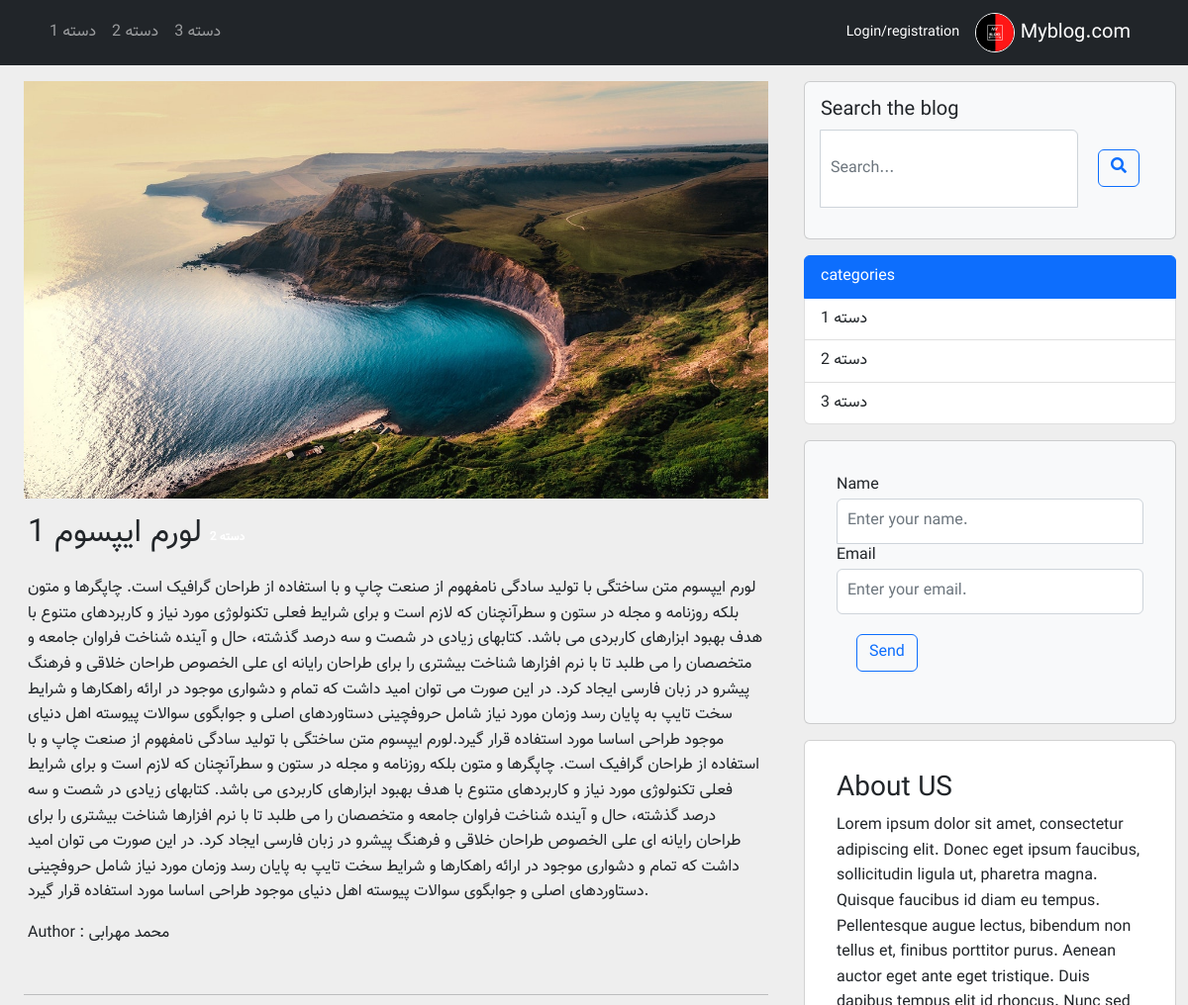
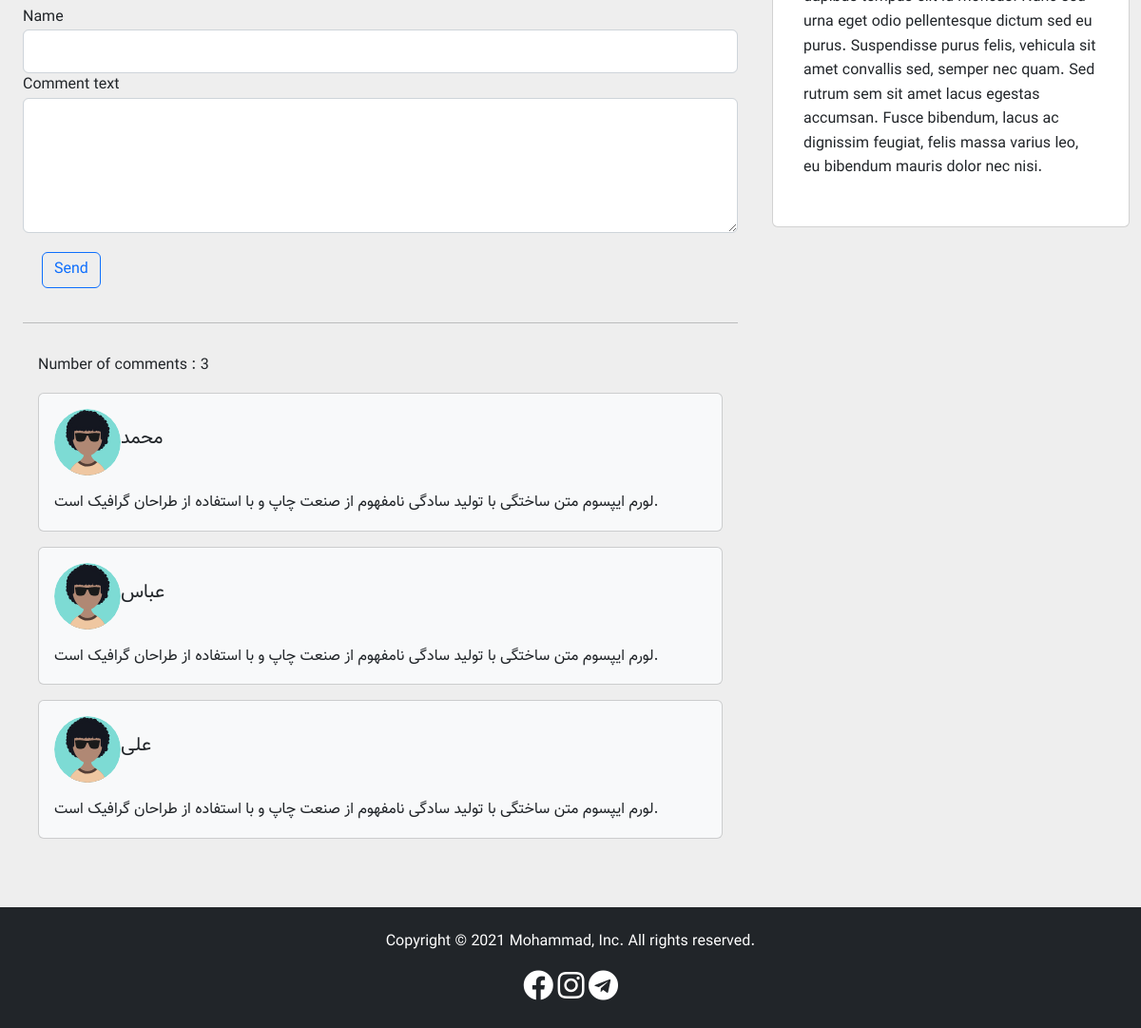
Page /single.php?post=1 on the earlier database version (2 pictures, top to bottom).
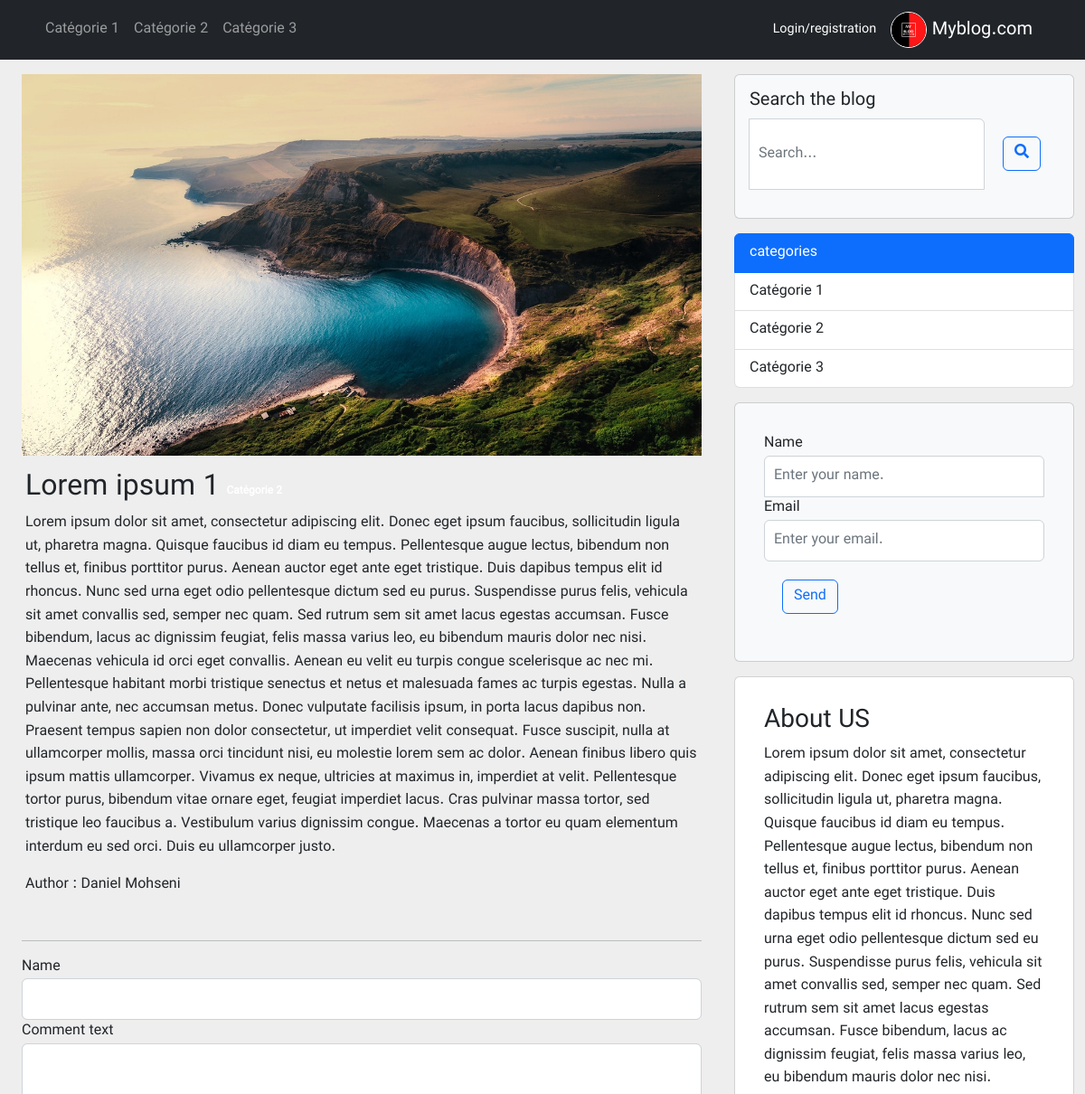
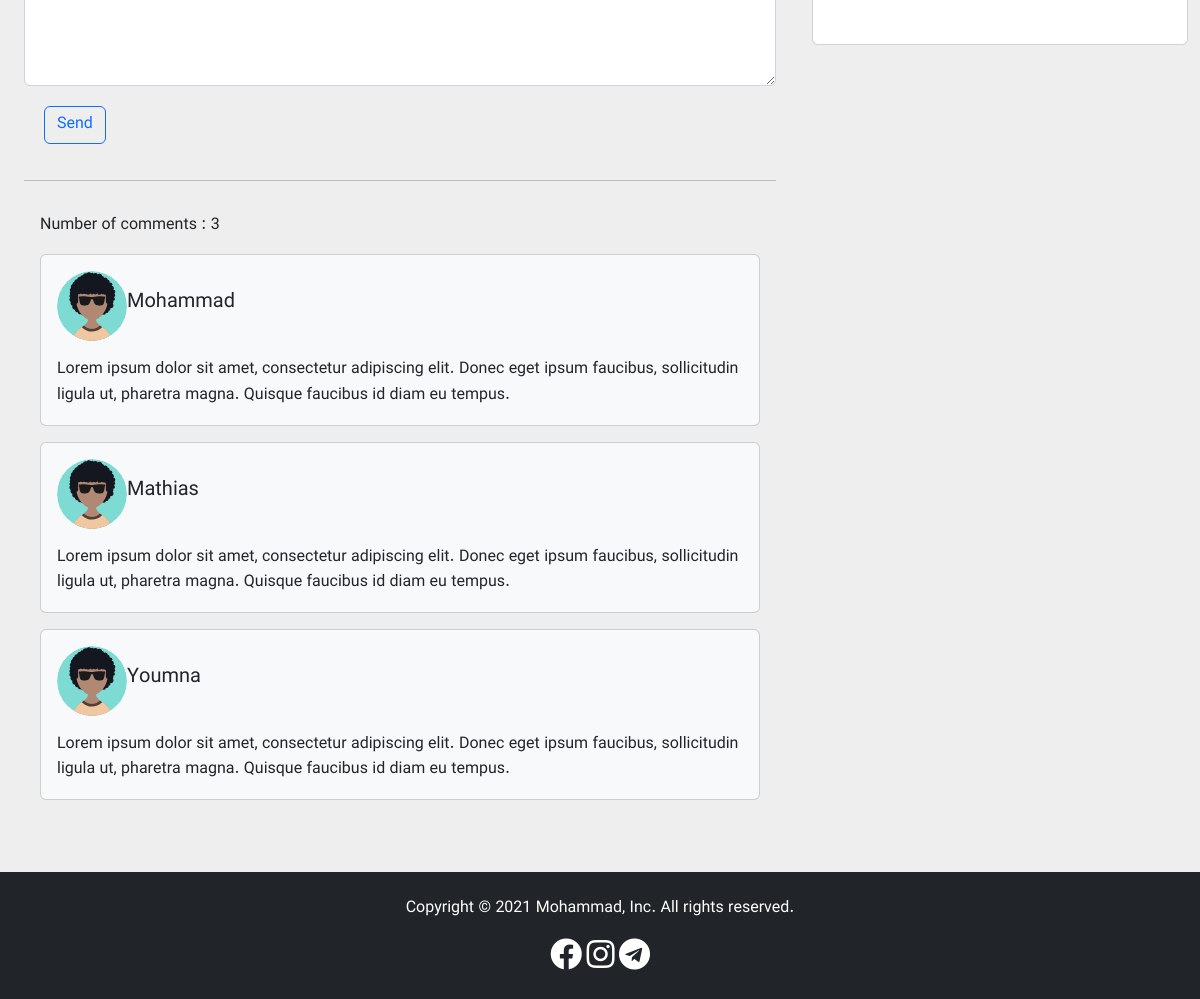
Same page on the later database version (2 pictures, top to bottom).
### tables this page shows
CREATE TABLE `categories` (
  `id` int(11) NOT NULL,
  `title` varchar(100) NOT NULL
);

CREATE TABLE `posts` (
  `id` int(11) NOT NULL,
  `title` varchar(191) NOT NULL,
  `category_id` int(11) NOT NULL,
  `body` text NOT NULL,
  `author` varchar(191) NOT NULL,
  `image` varchar(191) NOT NULL
);

CREATE TABLE `comments` (
  `id` int(11) NOT NULL,
  `name` varchar(100) NOT NULL,
  `comment` text NOT NULL,
  `post_id` int(11) NOT NULL,
  `status` tinyint(1) NOT NULL DEFAULT '0'
);

### single.php (the view, shortened to what this page needs)
<?php
include("./include/header.php");
if (isset($_GET['post'])) {
    $post_id = $_GET['post'];
    $post = $db->prepare('SELECT * FROM posts WHERE id = :id');
    $post->execute(['id' => $post_id]);
    $post = $post->fetch();
}
?>
<section class="py-3">
    <div class="container-fluid">
        <div class="row">
            <div class="col-md-8 mb-4">
                <div class="container">
                    <?php
                    if ($post) {
                        $category_id = $post['category_id'];
                        $query_post_category = "SELECT * FROM categories WHERE id=$category_id";
                        $post_category = $db->query($query_post_category)->fetch();
                        $post_id = $post['id'];
                        $comments = $db->prepare(" SELECT * FROM comments WHERE post_id=:id AND status='1' ");
                        $comments->execute(['id' => $post_id]);
                        ?>
                        <div class="row">
                            <div>
                                <img src="./upload/posts/<?php echo $post['image'] ?>" class="img-fluid" alt="">
                            </div>
                            <div class="p-3">
                                <div class="d-flex align-items-center">
                                    <h2><?php echo $post['title'] ?></h2>
                                    <div class="mr-2">
                                        <span class="badge badge-secondary"><?php echo $post_category['title'] ?></span>
                                    </div>
                                </div>
                                <p class="text-justify">
                                    <?php echo $post['body'] ?>
                                </p>
                                <p> Author : <?php echo $post['author'] ?> </p>
                            </div>
                        </div>
                        <hr>
                        <div class="row">
                            <div class="col-12">
                                <form method="post">
                                    <div class="form-group">
                                        <label for="name"> Name </label>
                                        <input type="name" name="name" class="form-control">
                                    </div>
                                    <div class="form-group">
                                        <label for="comment"> Comment text </label>
                                        <textarea name="comment" class="form-control" rows="5"></textarea>
                                    </div>
                                    <button type="submit" name="post_comment" class="btn btn-outline-primary"> Send </button>
                                </form>
                            </div>
                        </div>
                        <hr>
                        <div class="row p-md-3">
                            <p> Number of comments : <?php echo $comments->rowCount() ?></p>
                            <?php
                                if ($comments->rowCount() > 0) {
                                    foreach ($comments as $comment) {
                                        ?>
                                    <div class="col-12 mb-3">
                                        <div class="card bg-light">
                                            <div class="card-body">
                                                <div class="d-flex align-items-center">
                                                    <img src="./img/boy.svg" width="70" height="70" class="rounded-circle" alt="Cinque Terre">
                                                    <div class="mr-3">
                                                        <h5 class="card-title"> <?php echo $comment['name'] ?> </h5>
                                                    </div>
                                                </div>
                                                <p class="card-text pt-3 pr-3">
                                                    <?php echo $comment['comment'] ?>
                                                </p>
                                            </div>
                                        </div>
                                    </div>
                            <?php
                                    }
                                }
                                ?>
                        </div>
                    <?php
                    } else {
                        ?>
                        <div class="alert alert-danger" role="alert">
                            The article was not found !!!!!
                        </div>
                    <?php
                    }
                    ?>
                </div>
            </div>
            <?php include("./include/sidebar.php") ?>
        </div>
    </div>
</section>
<?php include("./include/footer.php") ?>

### include/header.php (shortened to what this page needs)
<?php
include("./include/db.php");
$query = "SELECT * FROM categories";
$categories = $db->query($query);
?>
<!DOCTYPE html>
<html lang="en" >
<head>
    <link rel="stylesheet" href="./css/bootstrap.min.css">
    <link rel="stylesheet" href="https://use.fontawesome.com/releases/v5.8.2/css/all.css" />
    <link rel="stylesheet" href="./css/style.css" />
</head>
<body>
    <nav class="navbar navbar-expand-md navbar-dark bg-dark">
        <div class="container">
            <?php
                if(!empty($_SESSION)){
                    echo '<a class="link order-md-2" href="disconnect.php">
                 Disconnect
            </a>';
                }else{
                    echo '<a class="link order-md-2" href="connection.php">
                 Login/registration
            </a>';
                }
            ?>
            <a class="navbar-brand order-md-2" href="index.php">
                <img src="./img/logo.png" alt="Logo">
                 Myblog.com
            </a>
            <div id="my-nav" class="collapse navbar-collapse">
                <ul class="navbar-nav order-md-1">
                    <?php
                    if ($categories->rowCount() > 0) {
                        foreach ($categories as $category) {
                            ?>
                            <li class="nav-item <?php echo ( isset($_GET['category']) && $category['id'] == $_GET['category']) ? "active" : ""; ?> ">
                                <a class="nav-link" href="index.php?category=<?php echo $category['id'] ?>"> <?php echo $category['title'] ?> </a>
                            </li>
                    <?php
                        }
                    }
                    ?>
                </ul>
            </div>
        </div>
    </nav>

### include/sidebar.php (shortened to what this page needs)
<?php
$query_categories = "SELECT * FROM categories";
$categories = $db->query($query_categories);
?>
<div class="col-md-4 mb-3">
    <div class="card bg-light mb-3">
        <div class="card-body">
            <h5 class="card-title"> Search the blog </h5>
            <form action="search.php" method="get">
                <div class="input-group mb-3">
                    <div class="input-group-prepend order-2">
                        <button class="btn btn-outline-primary" type="submit">
                            <i class="fas fa-search"></i>
                        </button>
                    </div>
                    <input name="search" type="text" class="form-control" placeholder="Search...">
                </div>
            </form>
        </div>
    </div>
    <div class="list-group mb-3">
        <a href="#" class="list-group-item list-group-item-action active">
            categories
        </a>
        <?php
        if ($categories->rowCount() > 0) {
            foreach ($categories as $category) {
                ?>
                <a href="index.php?category=<?php echo $category['id'] ?>" class="list-group-item list-group-item-action">
                    <?php echo $category['title'] ?>
                </a>
        <?php
            }
        }
        ?>
    </div>
    <div class="card bg-light mb-3 p-3">
        <div class="card-body">
            <form method="post">
                <div class="form-group">
                    <label for="name"> Name </label>
                    <input type="text" name="name" id="name" class="form-control" placeholder="Enter your name.">
                </div>
                <div class="form-group">
                    <label for="email"> Email </label>
                    <input type="email" name="email" class="form-control" id="email"placeholder="Enter your email.">
                </div>
                <button type="submit" name="subscribe" class="btn btn-outline-primary btn-block"> Send </button>
            </form>
        </div>
    </div>
    <div class="card p-3">
        <div class="card-body">
            <h3> About US </h2>
                <p class="text-justify">
                    Lorem ipsum dolor sit amet, consectetur adipiscing elit. Donec eget ipsum faucibus, sollicitudin ligula ut, pharetra magna. Quisque faucibus id diam eu tempus. Pellentesque augue lectus, bibendum non tellus et, finibus porttitor purus. Aenean auctor eget ante eget tristique. Duis dapibus tempus elit id rhoncus. Nunc sed urna eget odio pellentesque dictum sed eu purus. Suspendisse purus felis, vehicula sit amet convallis sed, semper nec quam. Sed rutrum sem sit amet lacus egestas accumsan. Fusce bibendum, lacus ac dignissim feugiat, felis massa varius leo, eu bibendum mauris dolor nec nisi.
               </p>
        </div>
    </div>
</div>

### include/footer.php (shortened to what this page needs)
<footer class="text-center text-white bg-dark py-4">
    <div class="container">
      <div class="row flex-column">
        <div>
          <p class=""> Copyright © 2021 Mohammad, Inc. All rights reserved. </p>
        </div>
        <div>
          <a href="#"><i class="fab fa-facebook fa-2x text-white"></i></a>
          <a href="#"><i class="fab fa-instagram fa-2x text-white mr-2"></i></a>
          <a href="#"><i class="fab fa-telegram fa-2x text-white mr-2"></i></a>
        </div>
      </div>
    </div>
  </footer>
</body>
</html>

### css/style.css (style rules this page uses)
body { font-family: "Vazir" !important; line-height: 1.6; }
nav a img { width: 2em; border-radius: 50%; border: 1Px white solid; }
.link { color: white; margin-right: 1rem; font-size: 0.9rem; text-decoration: none; }
body { background: #eee !important; }
.form-control { position: relative; font-size: 16px; height: auto; padding: 10px; }
input[type="text"] { margin-bottom: -1px; border-bottom-left-radius: 0; border-bottom-right-radius: 0; }
button[type='submit'] { margin: 20px; text-align: center; }

Differences in the rows shown:
removed comments: name "محمد", comment "لورم ایپسوم متن ساختگی با تولید سادگی نامفهوم از صنعت چاپ و با استفاده از طراحان گرافیک است."
removed comments: name "عباس", comment "لورم ایپسوم متن ساختگی با تولید سادگی نامفهوم از صنعت چاپ و با استفاده از طراحان گرافیک است."
removed comments: name "علی", comment "لورم ایپسوم متن ساختگی با تولید سادگی نامفهوم از صنعت چاپ و با استفاده از طراحان گرافیک است."
changed categories: title "دسته 1" → "Catégorie 1"
changed categories: title "دسته 2" → "Catégorie 2"
changed categories: title "دسته 3" → "Catégorie 3"
changed posts: title "لورم ایپسوم 1" → "Lorem ipsum 1"; body "لورم ایپسوم متن ساختگی با تولید سادگی نامفهوم از صنعت چاپ و با استفاده از طراحان گرافیک است. چاپگرها و متون بلکه روزنامه و مجله در ستون و سطرآنچنان که لازم است و برای شرایط فعلی تکنولوژی مورد نیاز و کاربردهای متنوع با هدف بهبود ابزارهای کاربردی می باشد. کتابهای زیادی در شصت و سه درصد گذشته، حال و آینده شناخت فراوان جامعه و متخصصان را می طلبد تا با نرم افزارها شناخت بیشتری را برای طراحان رایانه ای علی الخصوص طراحان خلاقی و فرهنگ پیشرو در زبان فارسی ایجاد کرد. در این صورت می توان امید داشت که تمام و دشواری موجود در ارائه راهکارها و شرایط سخت تایپ به پایان رسد وزمان مورد نیاز شامل حروفچینی دستاوردهای اصلی و جوابگوی سوالات پیوسته اهل دنیای موجود طراحی اساسا مورد استفاده قرار گیرد.لورم ایپسوم…" → "Lorem ipsum dolor sit amet, consectetur adipiscing elit. Donec eget ipsum faucibus, sollicitudin ligula ut, pharetra magna. Quisque faucibus id diam eu tempus. Pellentesque augue lectus, bibendum non tellus et, finibus porttitor purus. Aenean auctor eget ante eget tristique. Duis dapibus tempus elit id rhoncus. Nunc sed urna eget odio pellentesque dictum sed eu purus. Suspendisse purus felis, vehicula sit amet convallis sed, semper nec quam. Sed rutrum sem sit amet lacus egestas accumsan. Fusce bibendum, lacus ac dignissim feugiat, felis massa varius leo, eu bibendum mauris dolor nec nisi. Maecenas vehicula id orci eget convallis. Aenean eu velit eu turpis congue scelerisque ac nec mi.…"; author "محمد مهرابی" → "Daniel Mohseni"
added comments: name "Mohammad", comment "Lorem ipsum dolor sit amet, consectetur adipiscing elit. Donec eget ipsum faucibus, sollicitudin ligula ut, pharetra magna. Quisque faucibus id diam eu tempus."
added comments: name "Mathias", comment "Lorem ipsum dolor sit amet, consectetur adipiscing elit. Donec eget ipsum faucibus, sollicitudin ligula ut, pharetra magna. Quisque faucibus id diam eu tempus."
added comments: name "Youmna", comment "Lorem ipsum dolor sit amet, consectetur adipiscing elit. Donec eget ipsum faucibus, sollicitudin ligula ut, pharetra magna. Quisque faucibus id diam eu tempus."
